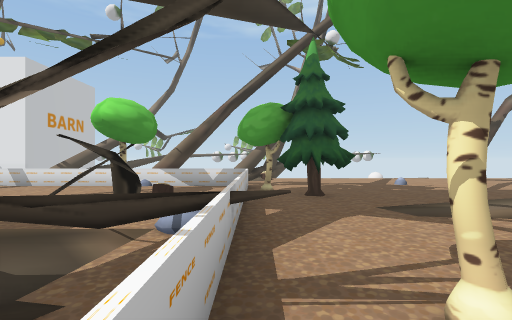
view 1 (above)

24 first-person views from a walk through a 3-D level made in the Unity game engine. The camera is 1.5 m above the floor, looks level and sees 85° across. The floor is counted in squares, 2 m on a side. Each view is taken from the middle of a square. On the plan, view 1 faces up. The plan holds only what a view shows up to about 10 squares ahead; the rest is blank. The place goes on beyond the plan. The player character is not drawn. Some animated figures are left out.

view 2
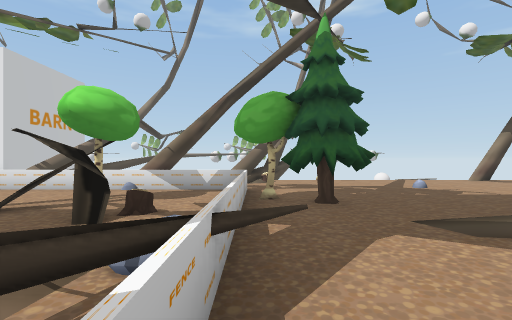

view 3
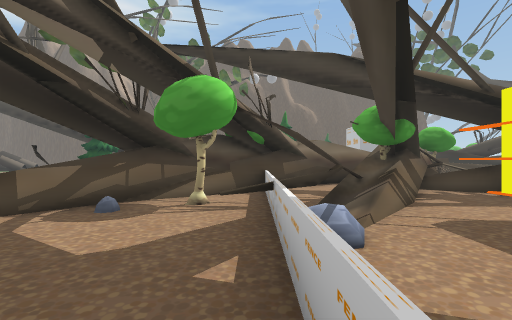

view 4
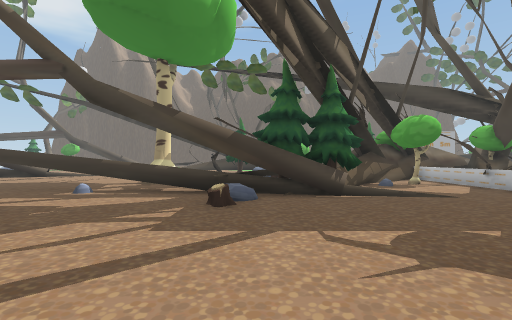

view 5
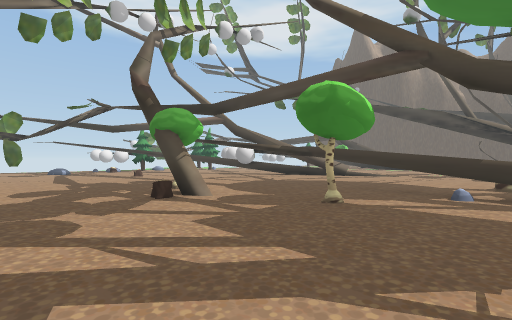

view 6
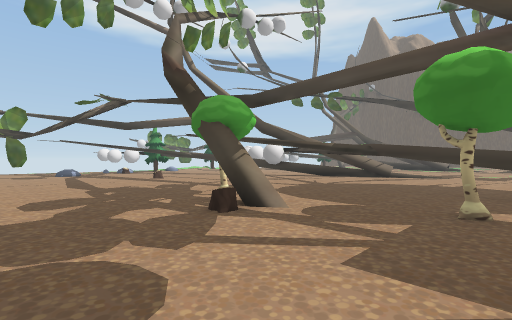

view 7
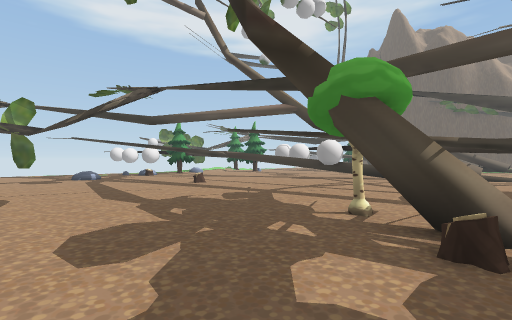

view 8
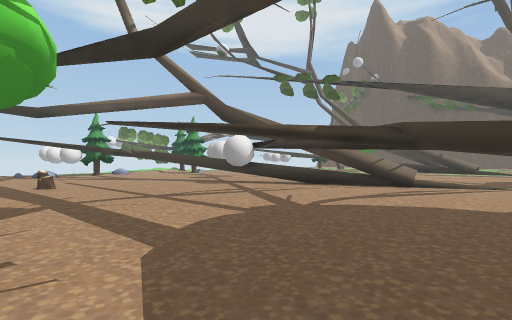

view 9
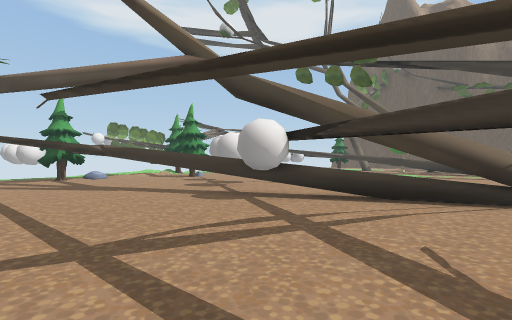

view 10
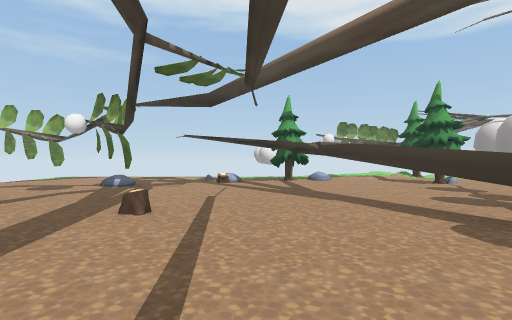

view 11
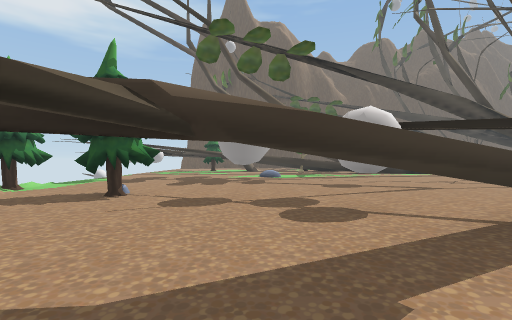

view 12
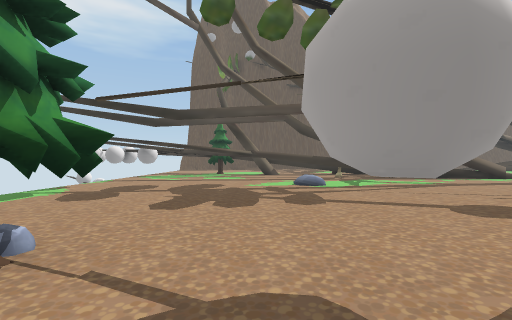

view 13
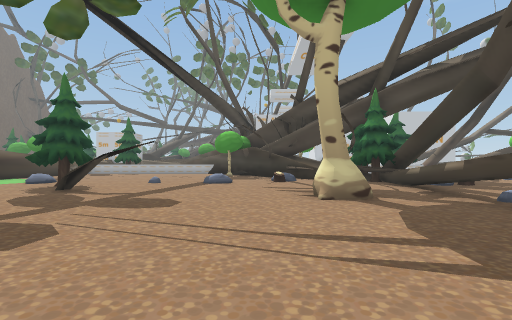

view 14
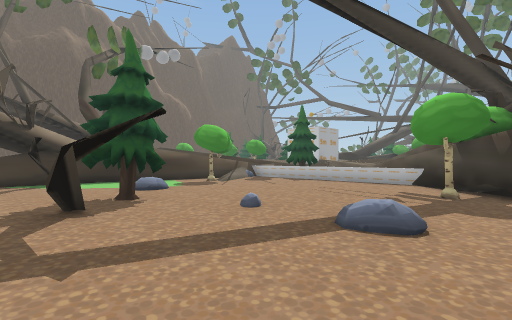

view 15
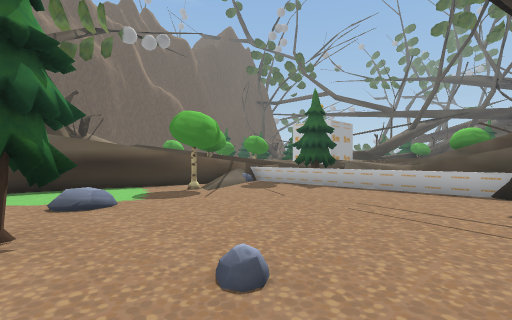

view 16
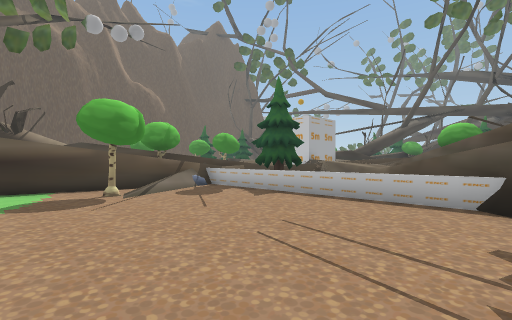

view 17
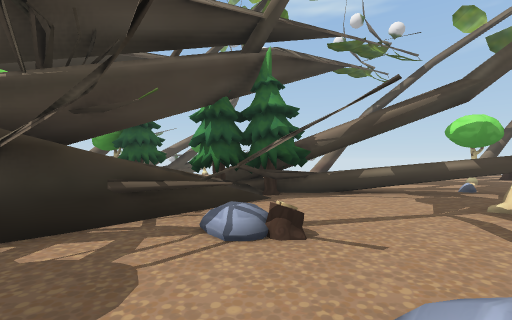

view 18
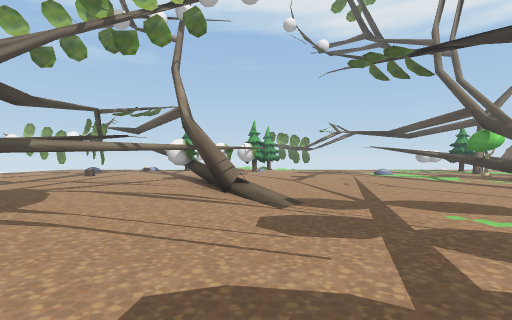

view 19
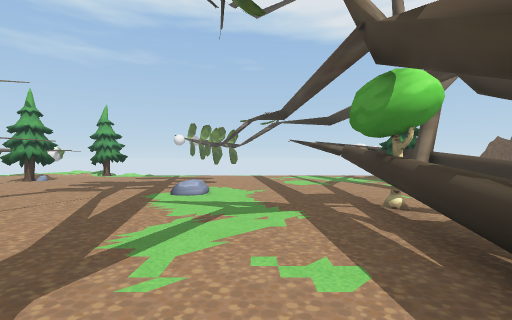

view 20
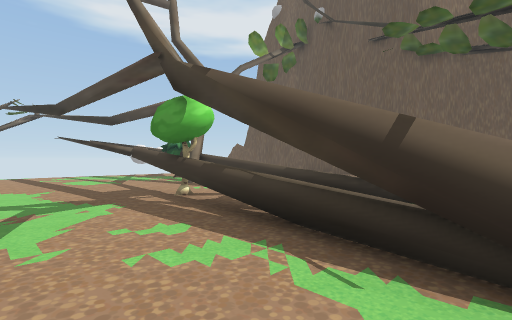

view 21
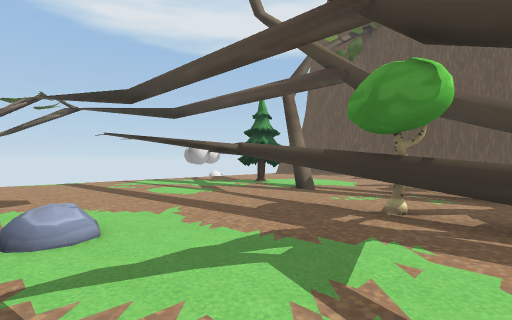

view 22
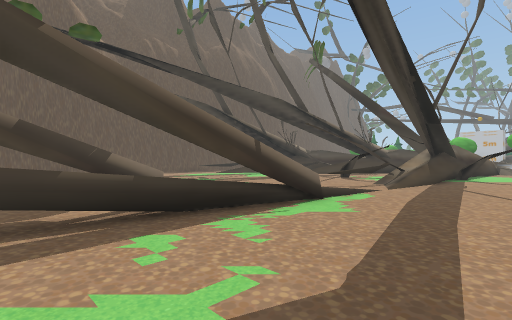

view 23
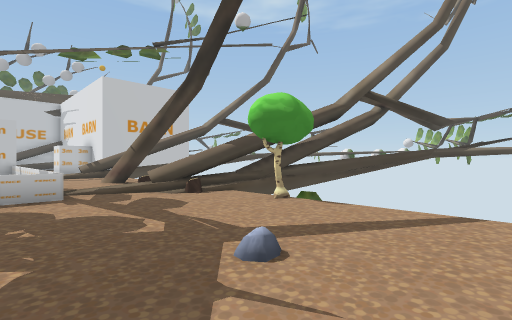

view 24
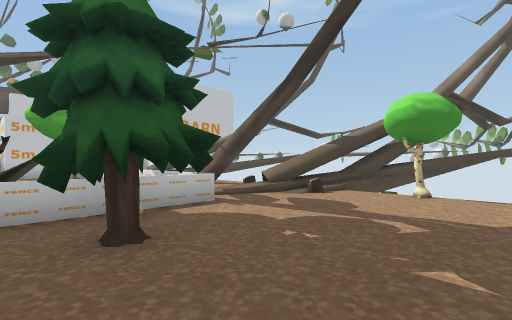

### Floor plan
Key: @ floor where view 1 was taken; # wall or solid block; x gap in a wall; . main floor; : floor 0.25 m higher than the main floor; + floor 0.5 m higher than the main floor; / step, stairs or slope; = window, fence, low wall or low ledge; ^ raised ledge; v drop or lower ground; T tree; H thing the floor can be seen under or through; S stump; O other object.
Columns run from 6 left of view 1 to 28 right of it. Each row starts with its distance up from view 1.
 14        #v
 13       ##
 12       ## #
 11    ###S.......                   ..
 10  .##OO=....................... ....
  9  ....:.............................
  8 ======............................
  7  ..H..#T............S#..........=..
  6  ..H.=.TT.........#...#............
  5   HHS.......#S..............S......
  4    ...=. /###=...................O+
  3    ..:=...TTT^^^HHHH...............
  2   ..==..#=^#......................T
  1   .###.###=....#.............HH...T
  0  ####.@####S..............HHH......
 -1    ######...............=^H.H......
 -2      ####...#.........##=........T.
 -3     ###..............=..........TT.
 -4     ##.............................
 -5    ##=........#....................
 -6   ###=.......TT.. .................
 -7  ##  =.......T..   ................
 -8   = TT......+...    ...............
 -9     TT...#...... ..................
-10     = ==......#....................
-11      ^^#########...................
-12               ##=## /###...........
-13                 ..#=   #^^^HHHH....
-14                  ..      ..........
-15                           ....:....
-16                        ###^ ^xHH#T
-17                             .....T
-18                              ...

Positions as (right, up) in squares from view 1, and headings:
1: (0, 0), facing up
2: (0, 1), facing up
3: (0, 6), facing down
4: (6, 10), facing down
5: (9, 10), facing down-right
6: (11, 10), facing down-right
7: (14, 10), facing down-right
8: (13, 6), facing down-right
9: (16, 4), facing down-right
10: (18, 3), facing right
11: (24, 3), facing down
12: (25, -1), facing down
13: (15, -1), facing left
14: (9, -1), facing down-left
15: (7, -3), facing down-left
16: (5, -3), facing down-left
17: (5, -3), facing up
18: (9, -3), facing right
19: (17, -11), facing right
20: (16, -10), facing down-right
21: (20, -9), facing down-right
22: (20, -9), facing down-left
23: (6, 7), facing up-left
24: (4, 5), facing up-left
